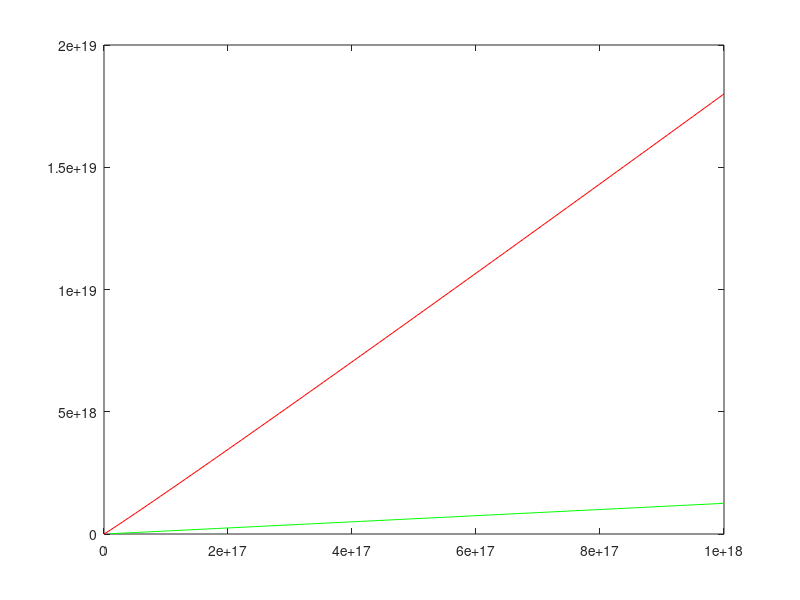

This chart was generated by the following MATLAB code:
x = linspace(1,999999999999999999);
y1 = x;
y2 = x.^(1/2);
y3 = x.^(3/2);
y4 = x.*log10(x);
y5 = x.*log10(log10(x));
y6 = x.*log(x).^2;
y7 = x.*log(x.^2);
y8 = 2.^x;
y9 = 29;
y10 = x.^2.*log(x);
y11 = x.^3;

figure
plot(x,y5,'g',x,y4,'r')